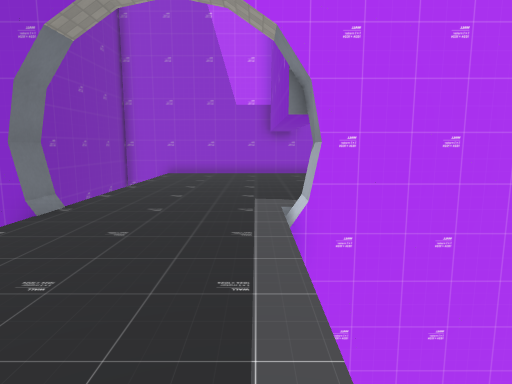
[1] (above)

16 first-person views from a walk through a 3-D level made in the Godot game engine. The camera is 1.4 m above the floor, tilts 8° down and sees 75° across. The floor is counted in squares, 1 m on a side. Each view is taken from the middle of a square. On the plan, view 1 faces up. The plan holds only what a view shows up to about 15 squares ahead; the rest is blank. The place goes on beyond the plan. Some surface patterns are stand-ins.

[2]
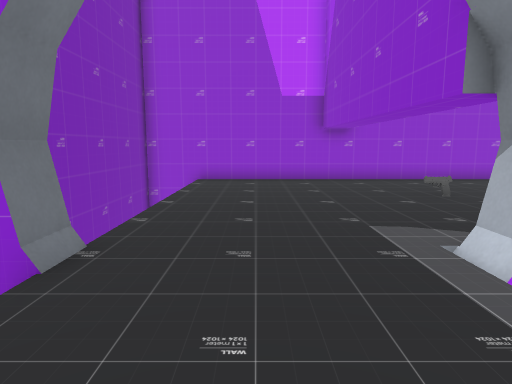

[3]
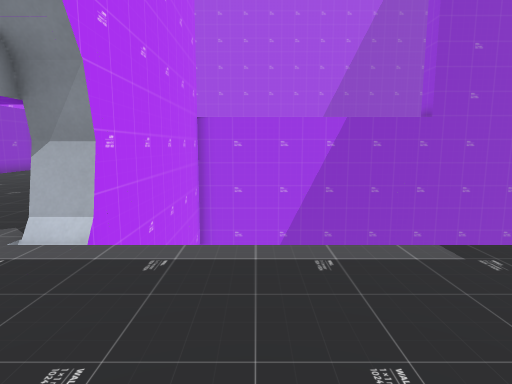

[4]
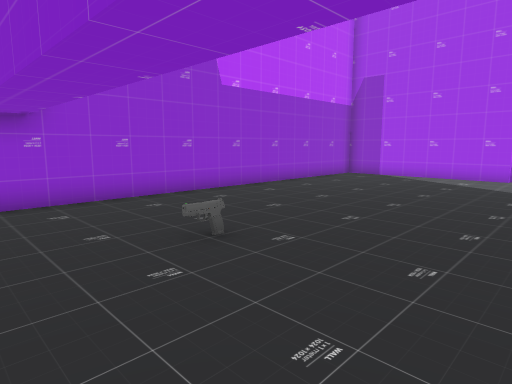

[5]
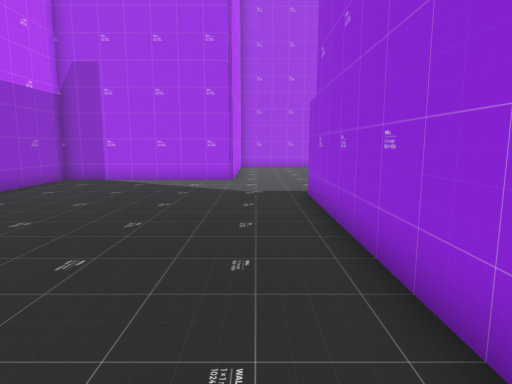

[6]
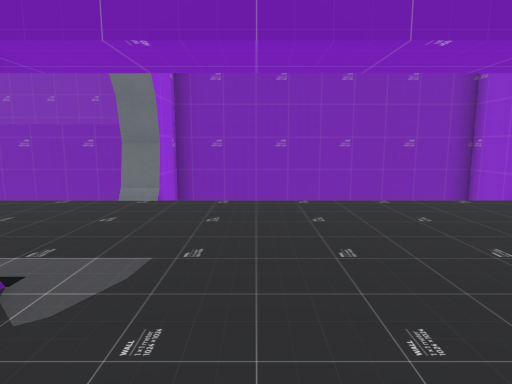

[7]
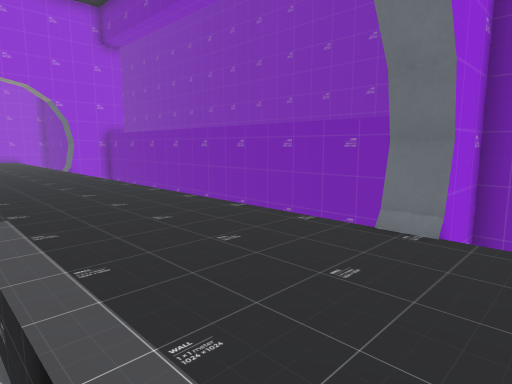

[8]
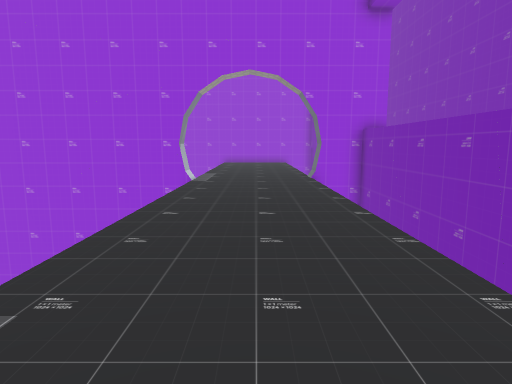

[9]
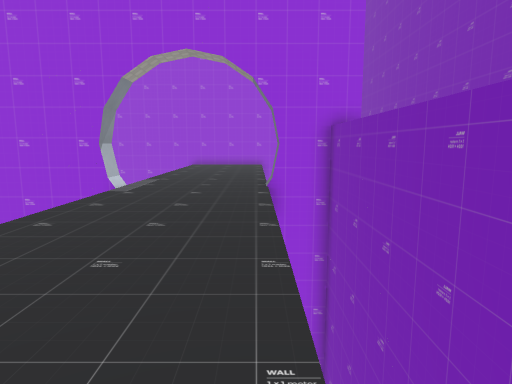

[10]
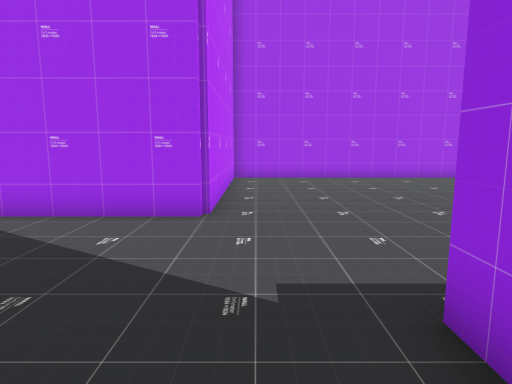

[11]
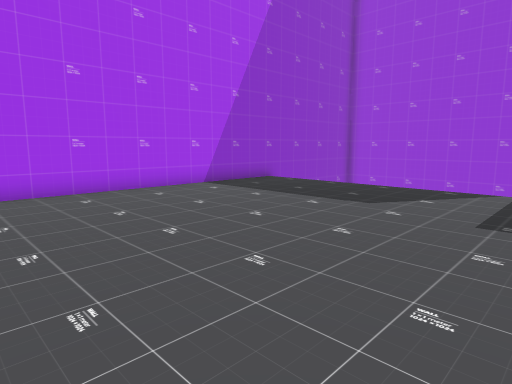

[12]
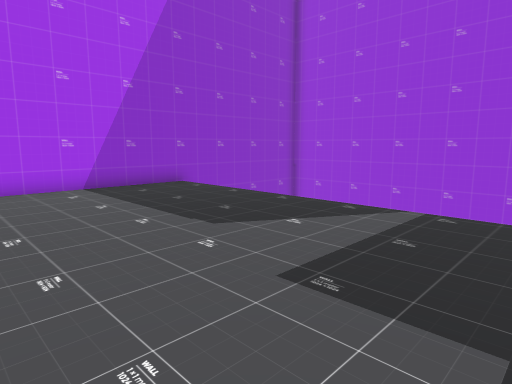

[13]
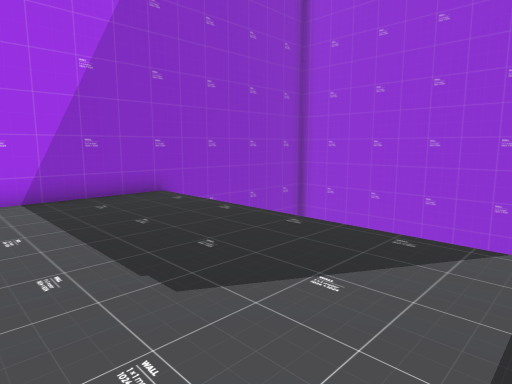

[14]
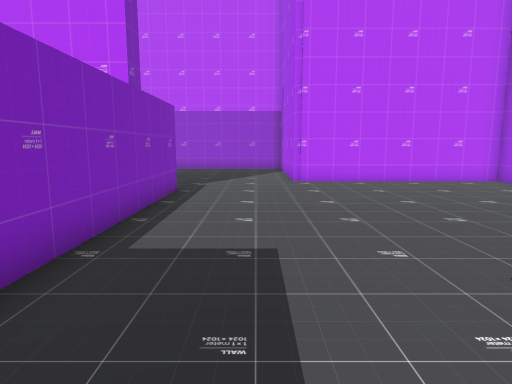

[15]
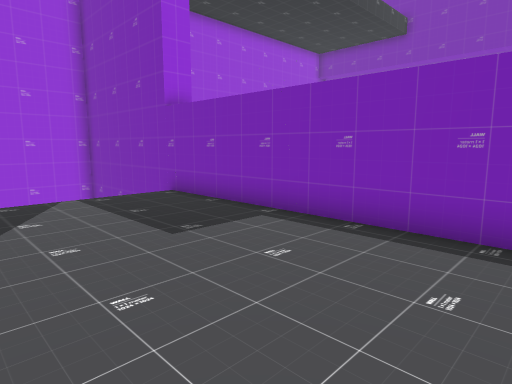

[16]
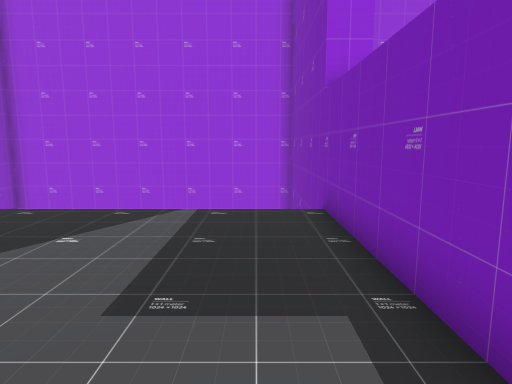

### Floor plan
Key: @ floor where view 1 was taken; # wall or solid block; . main floor; : floor 0.25 m higher than the main floor; = window, fence, low wall or low ledge; v drop or lower ground.
Columns run from 7 left of view 1 to 24 right of it. Each row starts with its distance up from view 1.
 17 ########################
 16 #  ....................#
 15 #  ....................#
 14 #  ....................#
 13 #  ....................#
 12 #  .......=............#
 11 #  ....................#
 10 #  ....................#########
  9 #  ............................#
  8 #vv............................#
  7 ###.....:##########............#
  6 #  .....v        v#............#
  5 #  .....v        v#............#
  4 #  .....v        v#............#
  3 #  .....v        v#............#
  2 #  .....v        v#............#
  1 #  .....v        v#............#
  0 #  ....@v        v#............#
 -1 #  .....v        v#............#
 -2 #  .....v        v#............#
 -3 #  .....v        v#............#
 -4 #  .....v        v#           v#
 -5 #  .....v        v#            #
 -6 #  .....v        v#            #
 -7 #  .....v        v#            #
 -8 #  .....v         #            #
 -9 #  .....          #            #
-10 #vv.....vvvvvvvvv #vvvvvvvvvvv#
-11   #..... #
-12    .....
-13    .....
-14    .....

Positions as (right, up) in squares from view 1, and headings:
1: (0, 0), facing up
2: (-2, 3), facing up
3: (-4, 4), facing right
4: (0, 8), facing up-right
5: (2, 9), facing right
6: (4, 10), facing left
7: (1, 9), facing down-left
8: (-2, 4), facing down
9: (-4, 1), facing down
10: (9, 9), facing right
11: (13, 8), facing down-right
12: (12, 4), facing down-right
13: (14, 2), facing down-right
14: (14, -3), facing up
15: (17, 6), facing down-left
16: (13, 4), facing down
